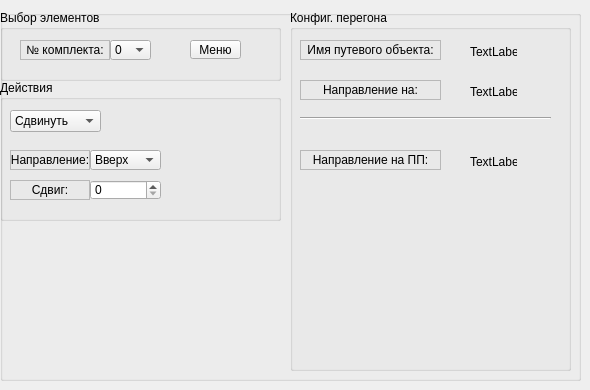
    <widget class="QWidget" name="Tab2">
     <attribute name="title">
      <string>Редактирование карты</string>
     </attribute>
     <widget class="QGroupBox" name="groupBox_9">
      <property name="geometry">
       <rect>
        <x>0</x>
        <y>10</y>
        <width>581</width>
        <height>371</height>
       </rect>
      </property>
      <property name="title">
       <string/>
      </property>
      <widget class="QGroupBox" name="groupBox_17">
       <property name="geometry">
        <rect>
         <x>0</x>
         <y>0</y>
         <width>281</width>
         <height>71</height>
        </rect>
       </property>
       <property name="title">
        <string>Выбор элементов</string>
       </property>
       <widget class="QComboBox" name="comboBox">
        <property name="geometry">
         <rect>
          <x>110</x>
          <y>30</y>
          <width>41</width>
          <height>20</height>
         </rect>
        </property>
        <item>
         <property name="text">
          <string>0</string>
         </property>
        </item>
       </widget>
       <widget class="QLabel" name="label_17">
        <property name="geometry">
         <rect>
          <x>20</x>
          <y>30</y>
          <width>90</width>
          <height>20</height>
         </rect>
        </property>
        <property name="frameShape">
         <enum>QFrame::StyledPanel</enum>
        </property>
        <property name="frameShadow">
         <enum>QFrame::Plain</enum>
        </property>
        <property name="text">
         <string>№ комплекта:</string>
        </property>
        <property name="alignment">
         <set>Qt::AlignCenter</set>
        </property>
       </widget>
       <widget class="QToolButton" name="toolButton">
        <property name="geometry">
         <rect>
          <x>190</x>
          <y>30</y>
          <width>51</width>
          <height>19</height>
         </rect>
        </property>
        <property name="contextMenuPolicy">
         <enum>Qt::ActionsContextMenu</enum>
        </property>
        <property name="text">
         <string>Меню</string>
        </property>
        <property name="checkable">
         <bool>true</bool>
        </property>
        <property name="popupMode">
         <enum>QToolButton::InstantPopup</enum>
        </property>
        <property name="toolButtonStyle">
         <enum>Qt::ToolButtonTextOnly</enum>
        </property>
        <property name="arrowType">
         <enum>Qt::DownArrow</enum>
        </property>
       </widget>
      </widget>
      <widget class="QGroupBox" name="groupBox_24">
       <property name="geometry">
        <rect>
         <x>0</x>
         <y>70</y>
         <width>281</width>
         <height>141</height>
        </rect>
       </property>
       <property name="title">
        <string>Действия</string>
       </property>
       <widget class="QComboBox" name="comboBox_2">
        <property name="geometry">
         <rect>
          <x>10</x>
          <y>30</y>
          <width>91</width>
          <height>22</height>
         </rect>
        </property>
        <item>
         <property name="text">
          <string>Сдвинуть</string>
         </property>
        </item>
        <item>
         <property name="text">
          <string>Повернуть</string>
         </property>
        </item>
        <item>
         <property name="text">
          <string>Удалить</string>
         </property>
        </item>
       </widget>
       <widget class="QSpinBox" name="spinBox">
        <property name="geometry">
         <rect>
          <x>90</x>
          <y>100</y>
          <width>71</width>
          <height>20</height>
         </rect>
        </property>
        <property name="maximum">
         <number>1500</number>
        </property>
        <property name="singleStep">
         <number>50</number>
        </property>
       </widget>
       <widget class="QLabel" name="label_24">
        <property name="geometry">
         <rect>
          <x>10</x>
          <y>100</y>
          <width>80</width>
          <height>20</height>
         </rect>
        </property>
        <property name="frameShape">
         <enum>QFrame::StyledPanel</enum>
        </property>
        <property name="frameShadow">
         <enum>QFrame::Plain</enum>
        </property>
        <property name="text">
         <string>Сдвиг:</string>
        </property>
        <property name="alignment">
         <set>Qt::AlignCenter</set>
        </property>
       </widget>
       <widget class="QLabel" name="label_37">
        <property name="geometry">
         <rect>
          <x>10</x>
          <y>70</y>
          <width>80</width>
          <height>20</height>
         </rect>
        </property>
        <property name="frameShape">
         <enum>QFrame::StyledPanel</enum>
        </property>
        <property name="frameShadow">
         <enum>QFrame::Plain</enum>
        </property>
        <property name="text">
         <string>Направление:</string>
        </property>
        <property name="alignment">
         <set>Qt::AlignCenter</set>
        </property>
       </widget>
       <widget class="QComboBox" name="comboBox_3">
        <property name="geometry">
         <rect>
          <x>90</x>
          <y>70</y>
          <width>71</width>
          <height>20</height>
         </rect>
        </property>
        <item>
         <property name="text">
          <string>Вверх</string>
         </property>
        </item>
        <item>
         <property name="text">
          <string>Вниз</string>
         </property>
        </item>
        <item>
         <property name="text">
          <string>Вправо</string>
         </property>
        </item>
        <item>
         <property name="text">
          <string>Влево</string>
         </property>
        </item>
       </widget>
      </widget>
      <widget class="QGroupBox" name="groupBox_25">
       <property name="geometry">
        <rect>
         <x>290</x>
         <y>0</y>
         <width>281</width>
         <height>361</height>
        </rect>
       </property>
       <property name="title">
        <string>Конфиг. перегона</string>
       </property>
       <widget class="QLabel" name="label_39">
        <property name="geometry">
         <rect>
          <x>10</x>
          <y>30</y>
          <width>141</width>
          <height>20</height>
         </rect>
        </property>
        <property name="frameShape">
         <enum>QFrame::StyledPanel</enum>
        </property>
        <property name="frameShadow">
         <enum>QFrame::Plain</enum>
        </property>
        <property name="text">
         <string>Имя путевого объекта:</string>
        </property>
        <property name="alignment">
         <set>Qt::AlignCenter</set>
        </property>
       </widget>
       <widget class="QLabel" name="label_40">
        <property name="geometry">
         <rect>
          <x>180</x>
          <y>35</y>
          <width>47</width>
          <height>13</height>
         </rect>
        </property>
        <property name="text">
         <string>TextLabel</string>
        </property>
       </widget>
       <widget class="QLabel" name="label_42">
        <property name="geometry">
         <rect>
          <x>10</x>
          <y>70</y>
          <width>141</width>
          <height>20</height>
         </rect>
        </property>
        <property name="frameShape">
         <enum>QFrame::StyledPanel</enum>
        </property>
        <property name="frameShadow">
         <enum>QFrame::Plain</enum>
        </property>
        <property name="text">
         <string>Направление на:</string>
        </property>
        <property name="alignment">
         <set>Qt::AlignCenter</set>
        </property>
       </widget>
       <widget class="QLabel" name="label_44">
        <property name="geometry">
         <rect>
          <x>180</x>
          <y>75</y>
          <width>47</width>
          <height>13</height>
         </rect>
        </property>
        <property name="text">
         <string>TextLabel</string>
        </property>
       </widget>
       <widget class="Line" name="line_19">
        <property name="geometry">
         <rect>
          <x>10</x>
          <y>100</y>
          <width>251</width>
          <height>16</height>
         </rect>
        </property>
        <property name="orientation">
         <enum>Qt::Horizontal</enum>
        </property>
       </widget>
       <widget class="QLabel" name="label_69">
        <property name="geometry">
         <rect>
          <x>10</x>
          <y>140</y>
          <width>141</width>
          <height>20</height>
         </rect>
        </property>
        <property name="frameShape">
         <enum>QFrame::StyledPanel</enum>
        </property>
        <property name="frameShadow">
         <enum>QFrame::Plain</enum>
        </property>
        <property name="text">
         <string>Направление на ПП:</string>
        </property>
        <property name="alignment">
         <set>Qt::AlignCenter</set>
        </property>
       </widget>
       <widget class="QLabel" name="label_70">
        <property name="geometry">
         <rect>
          <x>180</x>
          <y>145</y>
          <width>47</width>
          <height>13</height>
         </rect>
        </property>
        <property name="text">
         <string>TextLabel</string>
        </property>
       </widget>
      </widget>
     </widget>
    </widget>
